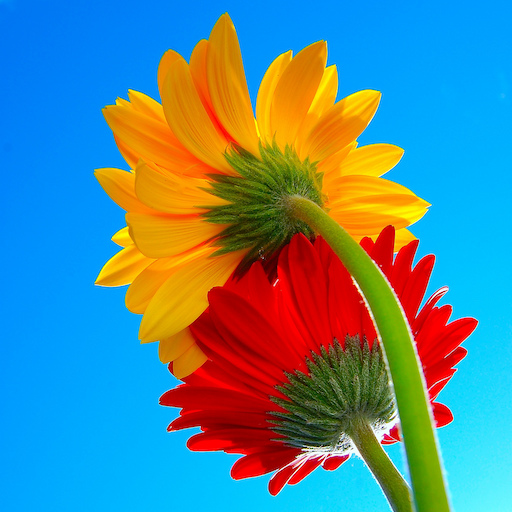
#> input picture semestre-5/Procesamiento digital de images/img/flowers.jpg, 512 x 512 px
$ python clase.py
#> lines starting #> are read from the running program, lines starting #| are printed output that depends on the picture; after the words box and inside, x2 and y2 are one past the last pixel; in counts of white or black regions, pixels touching at a corner belong together
### semestre-5/Procesamiento digital de images/helpers/functions.py
import copy
import numpy as np
import cv2
import matplotlib.pyplot as plt

def render(value):
    plt.clf()
    plt.imshow(value,cmap="gray")
    plt.show()

# [16 lines left out: functions information, segmentation, not called in this run]

def clear_img(img):
    img_copy = np.copy(img)
    (row, _) = img_copy.shape
    for i in range(row):
        count = np.sum(img_copy[i, :])
        if count < 20:
            img_copy[i] = 0
    return img_copy

# [25 lines left out: functions render_with_lines, get_coordinates_of_color, not called in this run]

def create_border_of_color(img):
    (row,column) = img.shape
    border = np.zeros((row,column))
    for i in range(1,row - 1):
        for j in range(1,column - 1):
            count = np.sum([
                img[i - 1,j - 1],
                img[i,j - 1],
                img[i + 1,j - 1],
                img[i - 1,j],
                img[i + 1,j],
                img[i - 1,j + 1],
                img[i,j + 1],
                img[i + 1,j + 1]
            ])

            if(count >= 3 and count <=6):
                border[i -1,j]=1
                border[i + 1,j]=1
                border[i,j]=1
                border[i,j - 1]=1
                border[i,j + 1]=1

    return border

def draw_border(img,mask):
    img_copy=copy.deepcopy(img)
    (row,column,_)=img_copy.shape
    for i in range(row):
        for j in range(column):
            if(mask[i,j]==1):
                img_copy[i,j,:]=[155, 89, 182]
    return img_copy

# [9 lines left out: function resize, not called in this run]

### semestre-5/Procesamiento digital de images/clase5/clase.py
import copy
import numpy as np
import cv2
from helpers.functions import clear_img, create_border_of_color, draw_border, render

img = cv2.imread("../img/flowers.jpg")
#> img is the input picture: shape (512, 512, 3); mean B, G, R 144.6, 134.8, 86.6
img_channel_raw = img[:,:,(2,1,0)]
img_channel = copy.deepcopy(img_channel_raw)
R=img_channel[:,:,0]
G=img_channel[:,:,1]
B=img_channel[:,:,2]

render(R)
render(G)
render(B)

RGB = np.concatenate((R,G,B), axis=1)
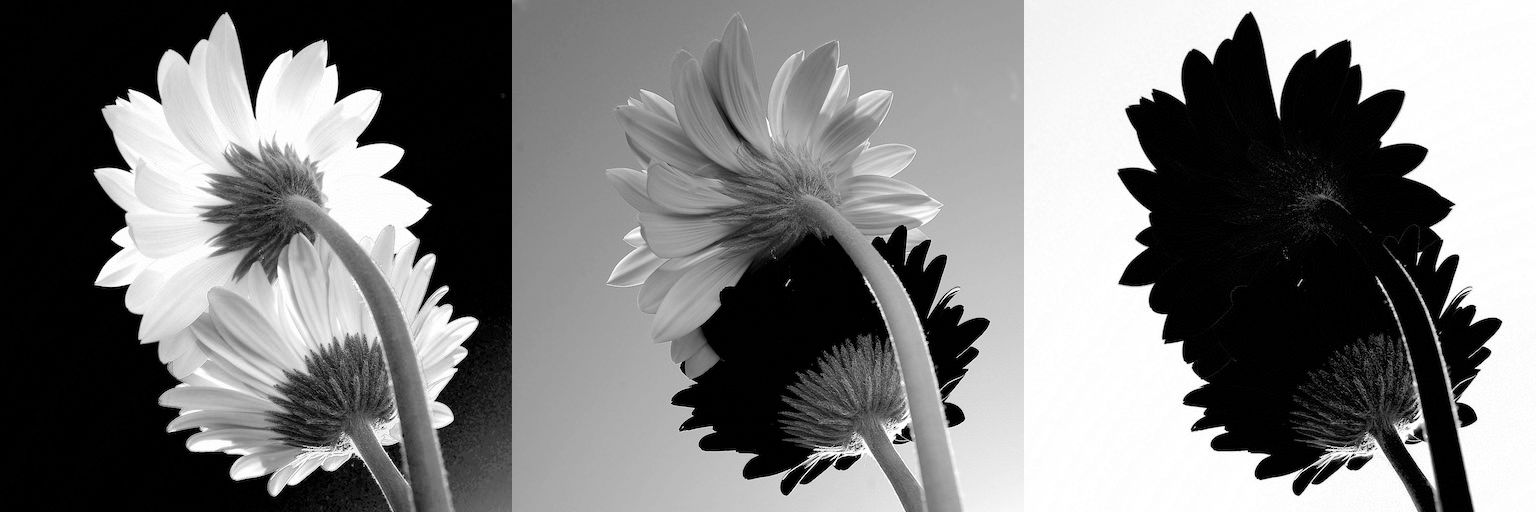
#> RGB: shape (512, 1536); min 0, max 255, mean 122
render(RGB)


red_segmentated = R > 150
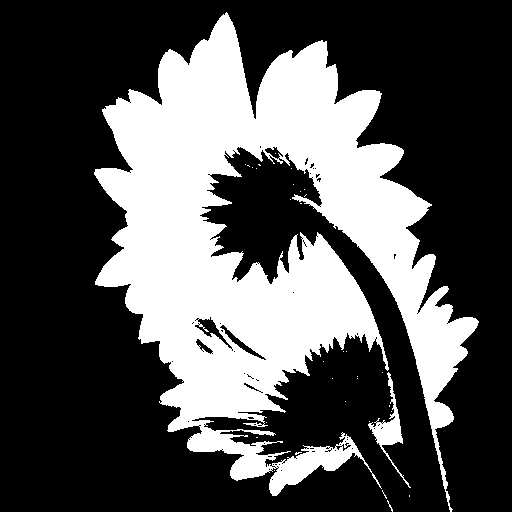
#> red_segmentated: shape (512, 512) bool; 32.6% white; 33 white regions (31 under 20 px), largest, box (x1, y1, x2, y2) and area: (94, 12, 479, 512) 84386, (368, 372, 411, 488) 925
green_segmentated = G < 40
#> green_segmentated: shape (512, 512) bool; 13.4% white; 202 white regions (185 under 20 px), largest, box (x1, y1, x2, y2) and area: (159, 229, 377, 479) 26924, (360, 225, 478, 389) 6064, (269, 463, 302, 495) 369
blue_segmentated = B < 40
#> blue_segmentated: shape (512, 512) bool; 40.8% white; 105 white regions (94 under 20 px), largest, box (x1, y1, x2, y2) and area: (94, 12, 478, 512) 105381, (269, 464, 301, 495) 369, (431, 397, 453, 427) 315

RGB_segmented = np.concatenate((red_segmentated,green_segmentated,blue_segmentated), axis=1)
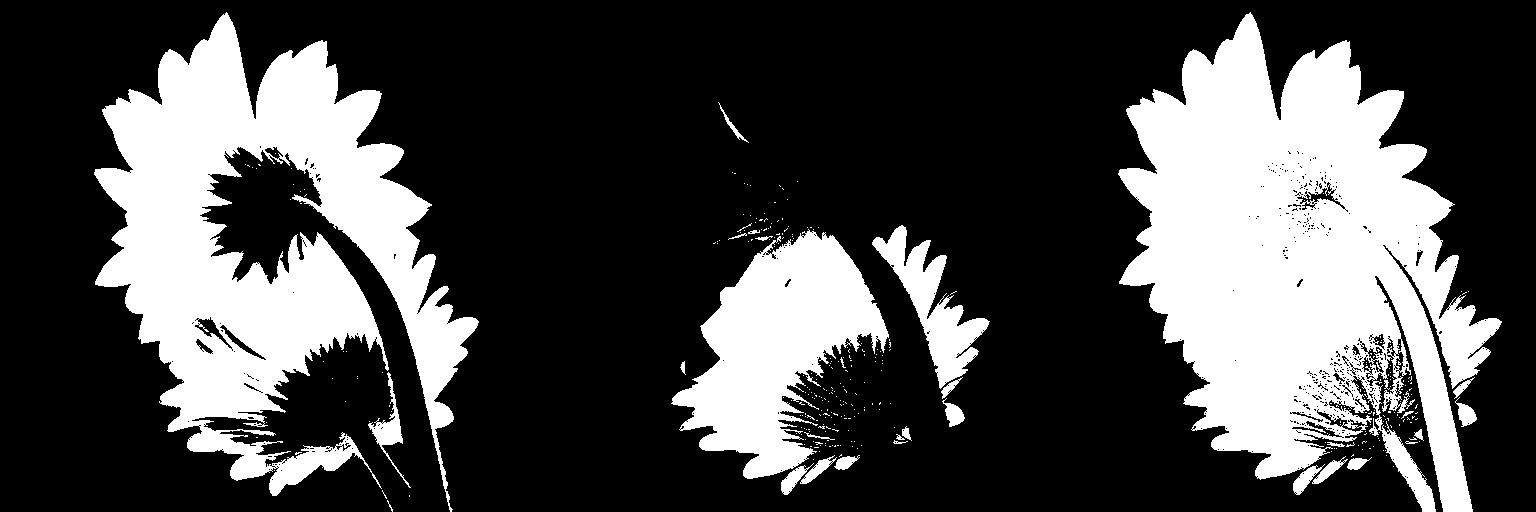
#> RGB_segmented: shape (512, 1536) bool; 29% white; 340 white regions (310 under 20 px), largest, box (x1, y1, x2, y2) and area: (1118, 12, 1502, 512) 105381, (94, 12, 479, 512) 84386, (671, 229, 889, 479) 26924
render(RGB_segmented)

## Red
red_green_segmented = np.logical_and(red_segmentated,green_segmentated)
#> red_green_segmented: shape (512, 512) bool; 11.5% white; 34 white regions (22 under 20 px), largest, box (x1, y1, x2, y2) and area: (160, 233, 377, 479) 22370, (360, 225, 478, 389) 6064, (269, 463, 302, 495) 365
img_segmented_red = np.logical_and(red_green_segmented,blue_segmentated)
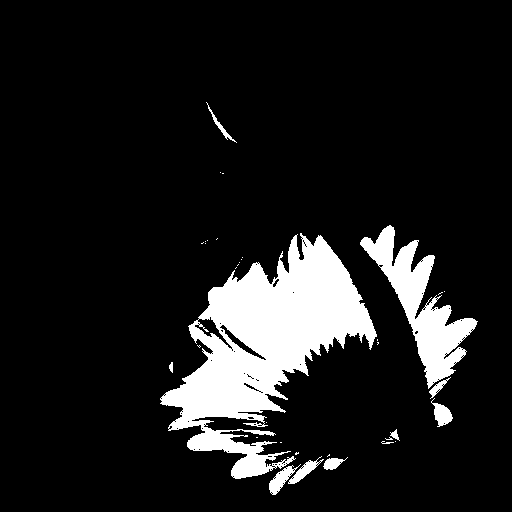
#> img_segmented_red: shape (512, 512) bool; 11.4% white; 35 white regions (24 under 20 px), largest, box (x1, y1, x2, y2) and area: (160, 233, 377, 479) 22350, (360, 225, 478, 389) 5962, (269, 464, 301, 495) 356
render(img_segmented_red)

#Clear pixels
img_cleaned_red = clear_img(img_segmented_red)
#> after the loop in clear_img, `for i in range(row):`: img_copy: shape (512, 512) bool; 11.3% white; 32 white regions (22 under 20 px), largest, box (x1, y1, x2, y2) and area: (160, 235, 377, 479) 22345, (360, 235, 478, 389) 5856, (431, 398, 453, 427) 313
render(img_cleaned_red)

#Delimit the desired color: Red of img
#render_with_lines(img_channel_raw,get_coordinates_of_color(img_cleaned_red))

# Create border
img_mask=create_border_of_color(img_cleaned_red)
#> after the loop in create_border_of_color, `for i in range(1,row - 1):`: border: shape (512, 512) float64; values 0 (black) and 1 (white), 4.1% white; 7 white regions (2 under 20 px), largest, box (x1, y1, x2, y2) and area: (159, 233, 380, 486) 7602, (358, 233, 479, 429) 2729, (381, 428, 401, 446) 175, (167, 361, 175, 374) 73, (246, 373, 260, 383) 55
img_with_border = draw_border(img_channel_raw, img_mask)
#> after the loop in draw_border, `for i in range(row):`:
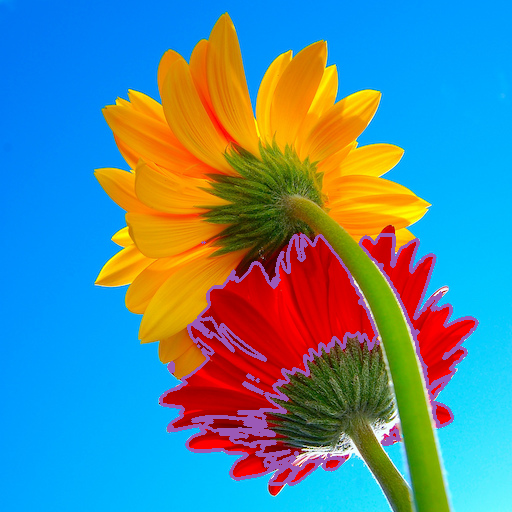
#> img_copy: shape (512, 512, 3); mean R, G, B 85.5, 136.9, 150.5
render(img_with_border)

## Yellow
green_segmentated = G > 100
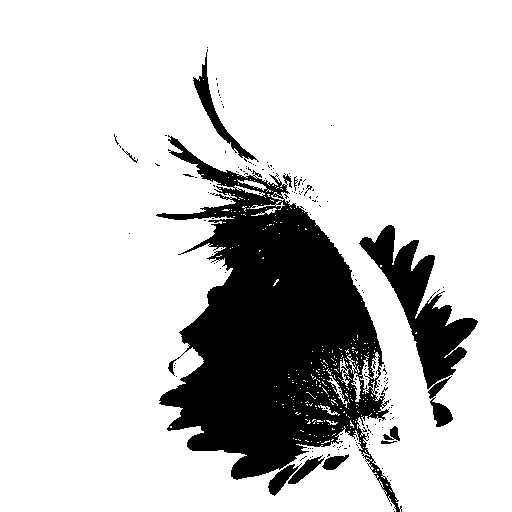
#> green_segmentated: shape (512, 512) bool; 80.5% white; 162 black regions (151 under 20 px), largest, box (x1, y1, x2, y2) and area: (156, 135, 402, 512) 41825, (359, 225, 478, 427) 6816, (193, 49, 259, 162) 1009
red_green_segmented_yellow = np.logical_and(red_segmentated,green_segmentated)
#> red_green_segmented_yellow: shape (512, 512) bool; 19.8% white; 90 white regions (82 under 20 px), largest, box (x1, y1, x2, y2) and area: (94, 12, 479, 512) 49280, (270, 432, 382, 496) 1047, (368, 372, 411, 488) 761
img_segmented_yellow = np.logical_and(red_green_segmented_yellow,blue_segmentated)
#> img_segmented_yellow: shape (512, 512) bool; 18% white; 77 white regions (76 under 20 px), largest, box (x1, y1, x2, y2) and area: (94, 12, 431, 379) 47011
img_cleaned_yellow = clear_img(img_segmented_yellow)
#> the loop in clear_img (call 2), `for i in range(row):` made 512 passes
#> count on passes 1 to 3: 0, 0, 0
#> after the loop in clear_img (call 2), `for i in range(row):`:
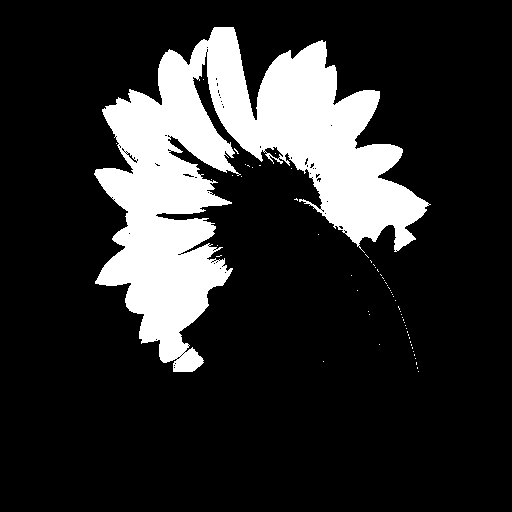
#> img_copy: shape (512, 512) bool; 17.9% white; 59 white regions (58 under 20 px), largest, box (x1, y1, x2, y2) and area: (94, 27, 431, 372) 46761
#render_with_lines(img_channel_raw,get_coordinates_of_color(img_cleaned_yellow))

$ run again, with semestre-5/Procesamiento digital de images/img/frutos_rojos.png saved as semestre-5/Procesamiento digital de images/img/flowers.jpg
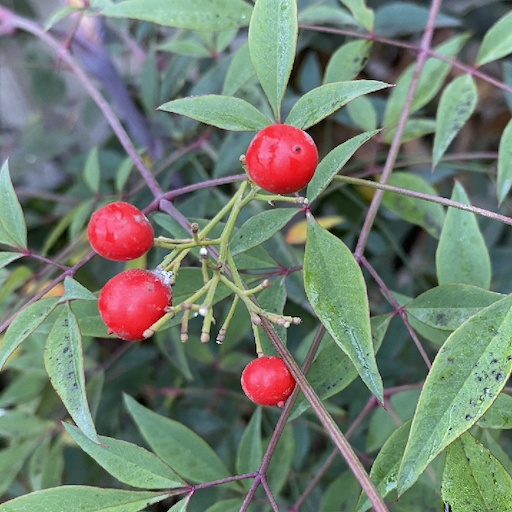
#> input picture semestre-5/Procesamiento digital de images/img/frutos_rojos.png, 512 x 512 px
#> img is the input picture: shape (512, 512, 3); mean B, G, R 111.8, 125.1, 112.8
#> red_segmentated: shape (512, 512) bool; 18.6% white; 801 white regions (729 under 20 px), largest, box (x1, y1, x2, y2) and area: (0, 0, 396, 274) 12067, (85, 201, 219, 342) 8723, (220, 258, 387, 512) 4559
#> blue_segmentated: shape (512, 512) bool; 4.3% white; 335 white regions (272 under 20 px), largest, box (x1, y1, x2, y2) and area: (312, 189, 364, 227) 844, (272, 161, 315, 196) 718, (304, 115, 352, 154) 639
#> red_green_segmented: shape (512, 512) bool; 0.99% white; 48 white regions (41 under 20 px), largest, box (x1, y1, x2, y2) and area: (262, 153, 317, 190) 922, (123, 291, 169, 339) 579, (109, 231, 152, 260) 542
#> img_segmented_red: shape (512, 512) bool; 0.45% white; 26 white regions (22 under 20 px), largest, box (x1, y1, x2, y2) and area: (272, 161, 314, 190) 526, (129, 309, 164, 339) 242, (118, 240, 151, 258) 208, (269, 375, 293, 404) 149
#> after the loop in clear_img, `for i in range(row):`:
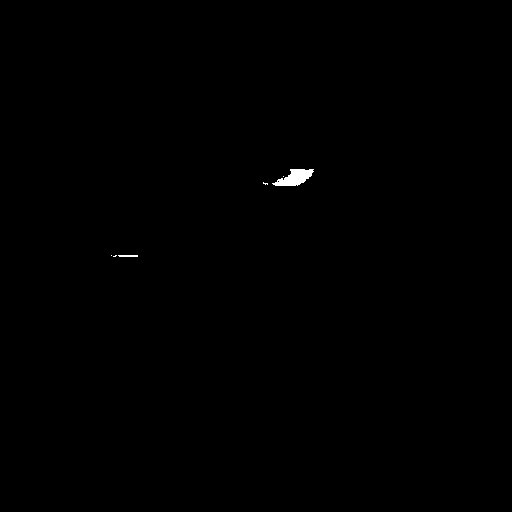
#> img_copy: shape (512, 512) bool; 0.18% white; 6 white regions (4 under 20 px), largest, box (x1, y1, x2, y2) and area: (272, 169, 314, 186) 419, (118, 255, 138, 257) 39
#> `red_green_segmented_yellow = np.logical_and(red_segmentated,green_segm..`:
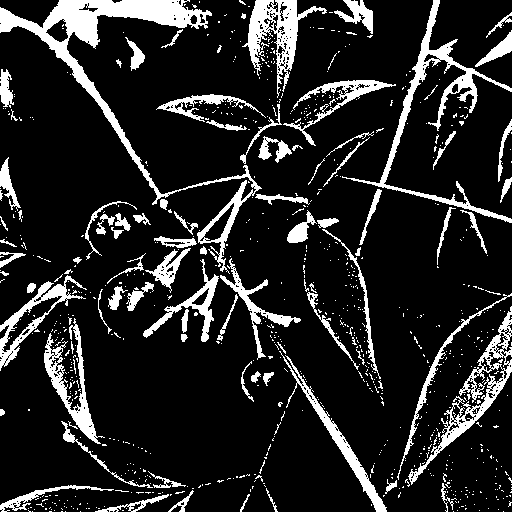
#> red_green_segmented_yellow: shape (512, 512) bool; 14.6% white; 841 white regions (750 under 20 px), largest, box (x1, y1, x2, y2) and area: (0, 0, 262, 274) 7102, (342, 0, 512, 223) 3348, (242, 0, 327, 98) 2473
#> img_segmented_yellow: shape (512, 512) bool; every value is 0
